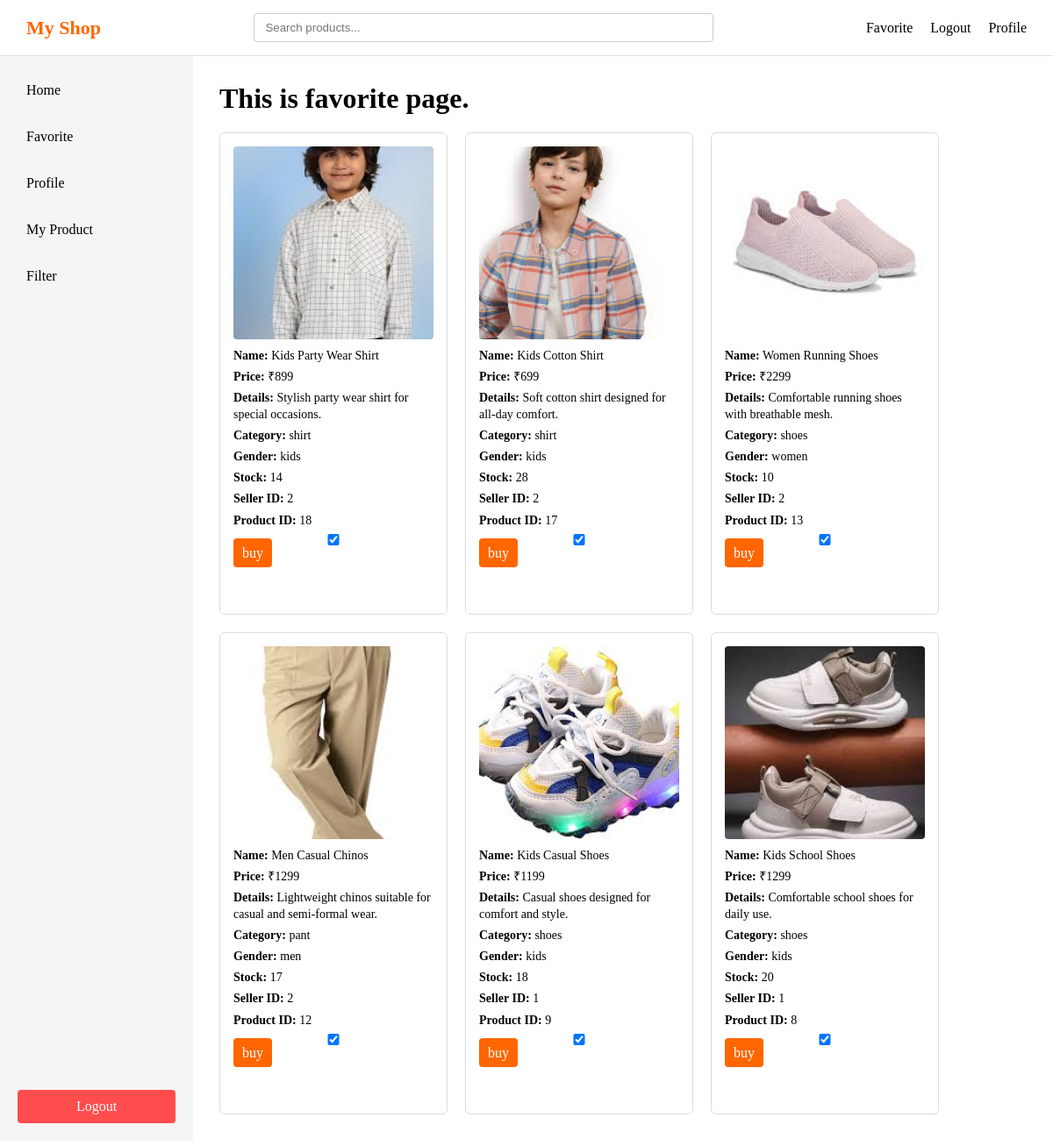
The app's page /favorite (signed in) with its own data.
### app/models/product.py (models this page shows, shortened)
class Product(db.Model):
    id=db.Column(db.Integer, primary_key = True)
    product_name = db.Column(db.String(100))
    product_price= db.Column(db.Integer)
    product_image= db.Column(db.String(200))
    product_details = db.Column(db.Text)
    product_category = db.Column(db.String(100))
    product_gender= db.Column(db.String(20))
    product_stock= db.Column(db.Integer)
    status = db.Column(db.String(10),nullable=False,default='active')
    seller_id = db.Column(db.Integer, db.ForeignKey('user.id'))
    orders = db.relationship(
        'Order',
        backref='product',
        cascade='all, delete-orphan',  # automatically delete orders
        passive_deletes=True
    )

### app/interaction/routes.py (the view)
@interaction_bp.route('/favorite',methods=['POST','GET'])
def favorite():
    if 'user' not in session:
        return redirect(url_for('auth.login'))
    username = session.get('user')
    user = User.query.filter_by(username= username).first()
    query = (db.session.query(Product).join(UserProduct, Product.id == UserProduct.product_id).filter(UserProduct.user_id == user.id))
    products = query.order_by(Product.id.desc()).all()
    liked_products = [ up.product_id for up in UserProduct.query.filter_by(user_id=user.id).all()]
    return render_template('favorite.html', user = user , products = products , liked_products = liked_products)

### app/templates/favorite.html (shortened to what this page needs)
<!DOCTYPE html>
<html lang="en">
<head>
    <link rel="stylesheet" href="{{ url_for('static', filename='style.css') }}">
</head>
<body>
    <div class="header">
        <div class="logo">My Shop</div>
        <div class="searchbar" id="searchbar">
            <input type="text" id="search" placeholder="Search products..." />
        </div>
        <div class="right">
            <div class="favorite"><a href="/favorite">Favorite</a></div>
            <div class="logout"><a href="/logout">Logout</a></div>
            <div class="profile"><a href="/profile">Profile</a></div>
        </div>
    </div>
    <div class="layout">
        <div class="sidebar">
            <div class="top">
                <div class="home" id="sidebar-home">Home</div>
                <div class="favorite" id="sidebar-favorite">Favorite</div>
                <div class="profile" id="sidebar-profile">Profile</div>
                {% if user.user_type == 's' %}
                <div class="my_product" id="sidebar-myproduct">My Product</div>
                {% endif %}
                <div class="filter" id="sidebar-filter">Filter</div>
            </div>
            <div class="logout" id="sidebar-logout">Logout</div>
        </div>
        <div class="main">
            <h1>This is favorite page.</h1>
            {% if products %}
            <div class="products">
                {% for product in products %}
                <div class="product-card" data-product-id="{{ product.id }}">
                    <img src="{{ url_for('static', filename='uploads/' + product.product_image) }}">
                    <p><strong>Name:</strong> {{ product.product_name }}</p>
                    <p><strong>Price:</strong> ₹{{ product.product_price }}</p>
                    <p><strong>Details:</strong> {{ product.product_details }}</p>
                    <p><strong>Category:</strong> {{ product.product_category }}</p>
                    <p><strong>Gender:</strong> {{ product.product_gender }}</p>
                    <p><strong>Stock:</strong> {{ product.product_stock }}</p>
                    <p><strong>Seller ID:</strong> {{ product.seller_id }}</p>
                    <p><strong>Product ID:</strong> {{ product.id }}</p>
                    <input type="checkbox" class="like-checkbox" data-product-id="{{ product.id }}" {% if product.id in
                        liked_products %} checked {% endif %}>
                    <div class="buybutton">
                        <a href="{{ url_for('payment.buyButton', product_id=product.id) }}">buy</a>
                    </div>
                </div>
                {% endfor %}
            </div>
            {% endif %}
        </div>
    </div>
</body>
</html>

### app/static/style.css (style rules this page uses)
* { margin: 0; padding: 0; box-sizing: border-box; }
.header { display: flex; align-items: center; justify-content: space-between; padding: 15px 30px; background-color: #ffffff; border-bottom: 1px solid #ddd; width: 100%; }
.logo { font-size: 22px; font-weight: bold; color: #ff6600; white-space: nowrap; }
.searchbar { flex: 1; display: flex; justify-content: center; }
.searchbar input { width: 60%; min-width: 250px; padding: 8px 12px; border: 1px solid #ccc; border-radius: 4px; }
.right { display: flex; align-items: center; gap: 20px; white-space: nowrap; }
.right a, .right div { text-decoration: none; color: #000; cursor: pointer; font-weight: 500; }
.layout { display: flex; height: calc(100vh - 70px); }
.sidebar { width: 220px; height: 100%; background-color: #f5f5f5; padding: 20px; display: flex; flex-direction: column; }
.sidebar .top { flex: 1; overflow-y: auto; display: flex; flex-direction: column; gap: 15px; }
.sidebar .top div { padding: 10px; cursor: pointer; border-radius: 4px; }
.sidebar .logout { padding: 10px; background-color: #ff4d4d; color: white; text-align: center; border-radius: 4px; cursor: pointer; flex-shrink: 0; }
.main { flex: 1; padding: 30px; background-color: #ffffff; overflow-y: auto; }
.products { display: grid; grid-template-columns: repeat(auto-fill, 260px); gap: 20px; margin-top: 20px; }
.products > div { width: 260px; height: 550px; border: 1px solid #ddd; border-radius: 6px; padding: 15px; background-color: #fff; display: flex; flex-direction: column; overflow: hidden; }
.products img { width: 100%; height: 220px; object-fit: cover; border-radius: 4px; margin-bottom: 10px; }
.products p { font-size: 14px; margin-bottom: 6px; line-height: 1.3; }
.buybutton a, .products button { margin-top: auto; padding: 8px 10px; border-radius: 4px; text-align: center; background-color: #ff6600; color: white; text-decoration: none; border: none; cursor: pointer; }

### records on screen
Product: product_image (picture), product_name "Kids Party Wear Shirt", product_price "899", product_details "Stylish party wear shirt for special occasions.", product_category "shirt", product_gender "kids", product_stock "14", seller_id "2", id "18", id "☑"
Product: product_image (picture), product_name "Kids Cotton Shirt", product_price "699", product_details "Soft cotton shirt designed for all-day comfort.", product_category "shirt", product_gender "kids", product_stock "28", seller_id "2", id "17", id "☑"
Product: product_image (picture), product_name "Women Running Shoes", product_price "2299", product_details "Comfortable running shoes with breathable mesh.", product_category "shoes", product_gender "women", product_stock "10", seller_id "2", id "13", id "☑"
Product: product_image (picture), product_name "Men Casual Chinos", product_price "1299", product_details "Lightweight chinos suitable for casual and semi-formal wear.", product_category "pant", product_gender "men", product_stock "17", seller_id "2", id "12", id "☑"
Product: product_image (picture), product_name "Kids Casual Shoes", product_price "1199", product_details "Casual shoes designed for comfort and style.", product_category "shoes", product_gender "kids", product_stock "18", seller_id "1", id "9", id "☑"
Product: product_image (picture), product_name "Kids School Shoes", product_price "1299", product_details "Comfortable school shoes for daily use.", product_category "shoes", product_gender "kids", product_stock "20", seller_id "1", id "8", id "☑"
